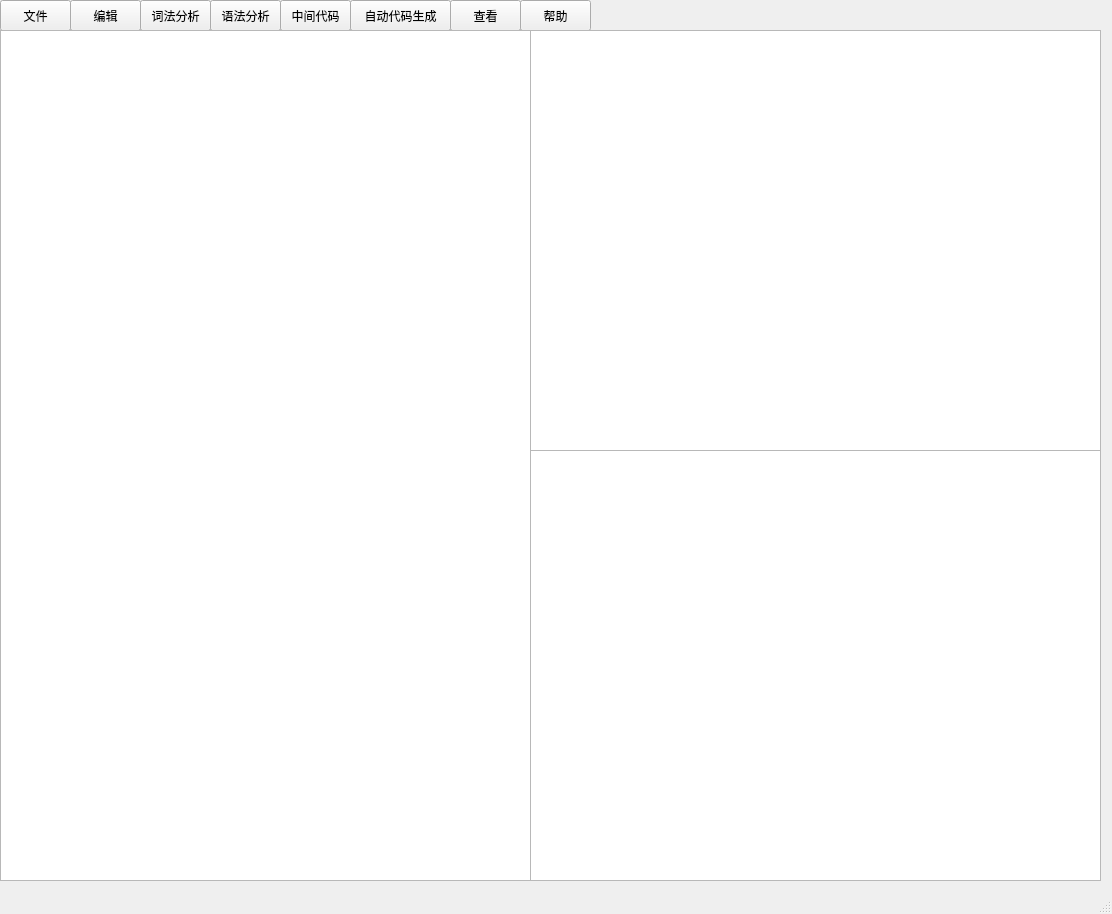
<?xml version="1.0" encoding="UTF-8"?>
<ui version="4.0">
 <class>MainWindow</class>
 <widget class="QMainWindow" name="MainWindow">
  <property name="geometry">
   <rect>
    <x>0</x>
    <y>0</y>
    <width>1112</width>
    <height>914</height>
   </rect>
  </property>
  <property name="windowTitle">
   <string>MainWindow</string>
  </property>
  <widget class="QWidget" name="centralwidget">
   <widget class="QPushButton" name="Button1">
    <property name="geometry">
     <rect>
      <x>0</x>
      <y>0</y>
      <width>71</width>
      <height>31</height>
     </rect>
    </property>
    <property name="text">
     <string>文件</string>
    </property>
   </widget>
   <widget class="QPushButton" name="Button2">
    <property name="geometry">
     <rect>
      <x>70</x>
      <y>0</y>
      <width>71</width>
      <height>31</height>
     </rect>
    </property>
    <property name="text">
     <string>编辑</string>
    </property>
   </widget>
   <widget class="QPushButton" name="Button3">
    <property name="geometry">
     <rect>
      <x>140</x>
      <y>0</y>
      <width>71</width>
      <height>31</height>
     </rect>
    </property>
    <property name="text">
     <string>词法分析</string>
    </property>
   </widget>
   <widget class="QPushButton" name="Button4">
    <property name="geometry">
     <rect>
      <x>210</x>
      <y>0</y>
      <width>71</width>
      <height>31</height>
     </rect>
    </property>
    <property name="text">
     <string>语法分析</string>
    </property>
   </widget>
   <widget class="QPushButton" name="Button5">
    <property name="geometry">
     <rect>
      <x>280</x>
      <y>0</y>
      <width>71</width>
      <height>31</height>
     </rect>
    </property>
    <property name="text">
     <string>中间代码</string>
    </property>
   </widget>
   <widget class="QPushButton" name="Button6">
    <property name="geometry">
     <rect>
      <x>350</x>
      <y>0</y>
      <width>101</width>
      <height>31</height>
     </rect>
    </property>
    <property name="text">
     <string>自动代码生成</string>
    </property>
   </widget>
   <widget class="QPushButton" name="Button7">
    <property name="geometry">
     <rect>
      <x>450</x>
      <y>0</y>
      <width>71</width>
      <height>31</height>
     </rect>
    </property>
    <property name="text">
     <string>查看</string>
    </property>
   </widget>
   <widget class="QPushButton" name="Button8">
    <property name="geometry">
     <rect>
      <x>520</x>
      <y>0</y>
      <width>71</width>
      <height>31</height>
     </rect>
    </property>
    <property name="text">
     <string>帮助</string>
    </property>
   </widget>
   <widget class="QTextEdit" name="textEdit">
    <property name="geometry">
     <rect>
      <x>0</x>
      <y>30</y>
      <width>531</width>
      <height>851</height>
     </rect>
    </property>
   </widget>
   <widget class="QTextEdit" name="textEdit_2">
    <property name="geometry">
     <rect>
      <x>530</x>
      <y>30</y>
      <width>571</width>
      <height>421</height>
     </rect>
    </property>
   </widget>
   <widget class="QTextEdit" name="textEdit_3">
    <property name="geometry">
     <rect>
      <x>530</x>
      <y>450</y>
      <width>571</width>
      <height>431</height>
     </rect>
    </property>
   </widget>
  </widget>
  <widget class="QMenuBar" name="menubar">
   <property name="geometry">
    <rect>
     <x>0</x>
     <y>0</y>
     <width>1112</width>
     <height>26</height>
    </rect>
   </property>
  </widget>
  <widget class="QStatusBar" name="statusbar"/>
 </widget>
 <resources/>
 <connections/>
</ui>
